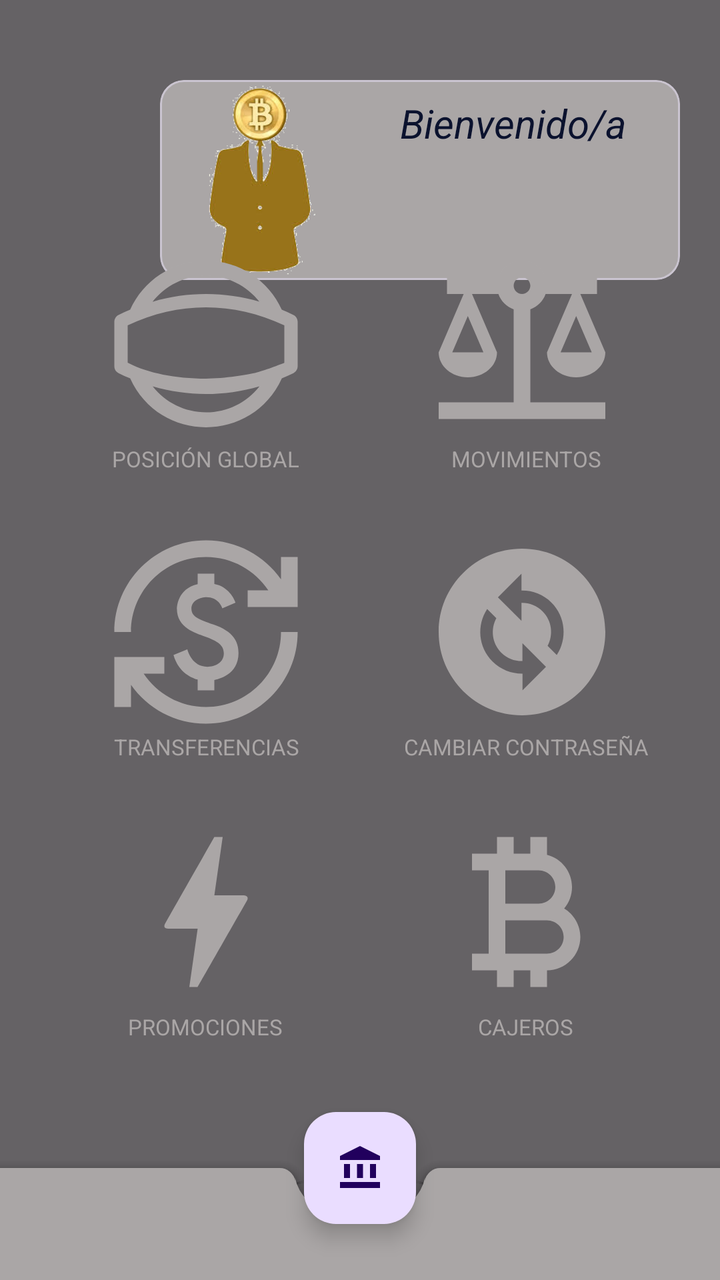
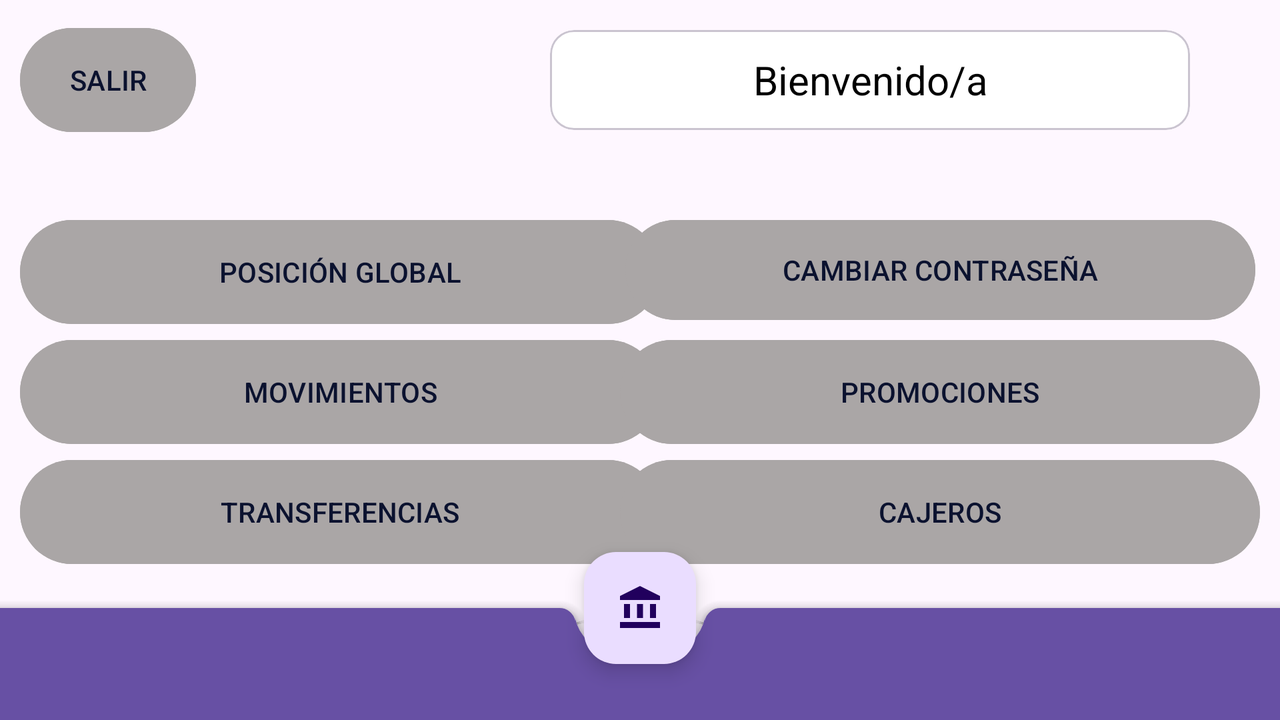

Compare how this app lays out the same screen by default and in its alternative resource folder. The renders come first, then the two layout files and the values they reference.
<!-- AndroidManifest.xml: application theme Theme.Banco_ALVIGA -->
<!-- res/layout/activity_main.xml -->
<?xml version="1.0" encoding="utf-8"?>
<androidx.drawerlayout.widget.DrawerLayout xmlns:android="http://schemas.android.com/apk/res/android"
    xmlns:app="http://schemas.android.com/apk/res-auto"
    xmlns:tools="http://schemas.android.com/tools"
    android:layout_width="match_parent"
    android:id="@+id/main"
    android:layout_height="match_parent"
    tools:context=".Activities.LoginActivity"
    android:background="@drawable/bitbackground"
    android:fitsSystemWindows="true"
    tools:openDrawer="start">


    <View
        android:id="@+id/view2"
        android:layout_width="match_parent"
        android:layout_height="match_parent"
        android:alpha="0.6"
        android:background="@color/black"
        tools:layout_editor_absoluteX="0dp"
        tools:layout_editor_absoluteY="0dp">

    </View>


    <androidx.coordinatorlayout.widget.CoordinatorLayout
        android:layout_width="match_parent"
        android:layout_height="match_parent">



        <com.google.android.material.bottomappbar.BottomAppBar
            android:id="@+id/bottomAppBar"
            style="@style/Widget.MaterialComponents.BottomAppBar.Colored"
            android:layout_width="match_parent"
            android:layout_height="wrap_content"
            android:layout_gravity="bottom"
            android:backgroundTint="@color/mygrey"
            app:navigationIcon="@drawable/ic_menu">

        </com.google.android.material.bottomappbar.BottomAppBar>

        <com.google.android.material.floatingactionbutton.FloatingActionButton
            android:layout_width="wrap_content"
            android:layout_height="wrap_content"
            android:contentDescription="@string/bottom_bank"
            android:src="@drawable/baseline_account_balance_24"
            app:layout_anchor="@id/bottomAppBar">

        </com.google.android.material.floatingactionbutton.FloatingActionButton>

        <com.google.android.material.card.MaterialCardView
            android:id="@+id/materialCardView"
            android:layout_width="260sp"
            android:layout_height="100sp"
            android:layout_marginStart="80dp"
            android:layout_marginTop="40dp"
            android:backgroundTint="#AAA6A6"
            android:elevation="5dp">


            <ImageView
                android:id="@+id/imageView"
                android:layout_width="100dp"
                android:layout_height="wrap_content"
                app:srcCompat="@drawable/image_with_gray_background" />

            <TextView
                android:id="@+id/tvBienvenido"
                android:layout_width="wrap_content"
                android:layout_height="wrap_content"
                android:layout_marginStart="120dp"
                android:textStyle="italic"
                android:layout_marginTop="8dp"
                android:text="@string/bienvenido_a"
                android:textColor="#0B122E"
                android:textSize="20dp" />

            <TextView
                android:id="@+id/tvTotal"
                android:layout_width="wrap_content"
                android:layout_height="wrap_content"
                android:layout_marginStart="120dp"
                android:layout_marginTop="63dp"
                android:textSize="20dp"
                android:textColor="#0D1732">

            </TextView>

        </com.google.android.material.card.MaterialCardView>

        <androidx.constraintlayout.widget.ConstraintLayout
            android:id="@+id/constraintLayout"
            android:layout_width="320sp"
            android:layout_height="404dp"
            android:layout_gravity="center">


            <ImageButton
                android:id="@+id/buttonposition"
                android:layout_width="100dp"
                android:layout_height="100dp"
                android:layout_marginTop="4dp"
                android:background="#00000000"
                android:scaleType="centerCrop"
                android:src="@drawable/baseline_panorama_photosphere_24"
                app:layout_constraintEnd_toEndOf="parent"
                app:layout_constraintHorizontal_bias="0.15"
                app:layout_constraintStart_toStartOf="parent"
                app:layout_constraintTop_toTopOf="parent" />

            <TextView
                android:id="@+id/textView16"
                android:layout_width="wrap_content"
                android:layout_height="wrap_content"
                android:layout_marginStart="36dp"
                android:text="@string/posicionGlobal"
                android:textSize="11dp"
                app:layout_constraintStart_toStartOf="parent"
                app:layout_constraintTop_toBottomOf="@+id/buttonposition">

            </TextView>


            <ImageButton
                android:id="@+id/buttonmovimientos"
                android:layout_width="100dp"
                android:layout_height="100dp"
                android:background="#00000000"
                android:scaleType="centerCrop"
                android:src="@drawable/baseline_balance_24"
                app:layout_constraintEnd_toEndOf="parent"
                app:layout_constraintHorizontal_bias="0.868"
                app:layout_constraintStart_toStartOf="parent"
                app:layout_constraintTop_toTopOf="@id/buttonposition" />


            <TextView
                android:layout_width="wrap_content"
                android:layout_height="wrap_content"
                android:layout_marginStart="76dp"
                android:text="@string/movimientos"
                android:textSize="11dp"
                app:layout_constraintStart_toEndOf="@+id/textView16"
                app:layout_constraintTop_toBottomOf="@+id/buttonmovimientos">

            </TextView>

            <ImageButton
                android:id="@+id/buttontransferencias"
                android:layout_width="100dp"
                android:layout_height="100dp"
                android:layout_marginTop="144dp"
                android:background="#00000000"
                android:scaleType="centerCrop"
                android:src="@drawable/baseline_currency_exchange_24"
                app:layout_constraintEnd_toEndOf="parent"
                app:layout_constraintHorizontal_bias="0.15"
                app:layout_constraintStart_toStartOf="parent"
                app:layout_constraintTop_toTopOf="@id/buttonmovimientos" />

            <TextView
                android:layout_width="wrap_content"
                android:layout_height="wrap_content"
                android:layout_marginStart="37dp"
                android:text="@string/transferencias"
                android:textSize="11dp"
                app:layout_constraintStart_toStartOf="parent"
                app:layout_constraintTop_toBottomOf="@+id/buttontransferencias">

            </TextView>


            <ImageButton
                android:id="@+id/buttoncambiarContra"
                android:layout_width="100dp"
                android:layout_height="100sp"
                android:layout_marginTop="144dp"
                android:background="#00000000"
                android:scaleType="centerCrop"
                android:src="@drawable/baseline_change_circle_24"
                app:layout_constraintEnd_toEndOf="parent"
                app:layout_constraintHorizontal_bias="0.868"
                app:layout_constraintStart_toStartOf="parent"
                app:layout_constraintTop_toTopOf="@id/buttonmovimientos" />

            <TextView
                android:layout_width="wrap_content"
                android:layout_height="wrap_content"
                android:layout_marginStart="182dp"
                android:text="@string/cambiar_contrase_a"
                android:textSize="11dp"
                app:layout_constraintStart_toStartOf="parent"
                app:layout_constraintTop_toBottomOf="@+id/buttoncambiarContra">

            </TextView>

            <ImageButton
                android:id="@+id/buttonpromociones"
                android:layout_width="100dp"
                android:layout_height="100sp"
                android:layout_marginTop="140dp"
                android:background="#00000000"
                android:scaleType="centerCrop"
                android:src="@drawable/baseline_bolt_24"
                app:layout_constraintEnd_toEndOf="parent"
                app:layout_constraintHorizontal_bias="0.15"
                app:layout_constraintStart_toStartOf="parent"
                app:layout_constraintTop_toTopOf="@id/buttoncambiarContra" />

            <TextView
                android:layout_width="wrap_content"
                android:layout_height="wrap_content"
                android:layout_marginStart="44dp"
                android:text="@string/promociones"
                android:textSize="11dp"
                app:layout_constraintStart_toStartOf="parent"
                app:layout_constraintTop_toBottomOf="@+id/buttonpromociones">

            </TextView>

            <ImageButton
                android:id="@+id/buttoncajeros"
                android:layout_width="100dp"
                android:layout_height="100sp"
                android:background="#00000000"
                android:scaleType="centerCrop"
                android:src="@drawable/baseline_currency_bitcoin_24"
                app:layout_constraintEnd_toEndOf="parent"
                app:layout_constraintHorizontal_bias="0.868"
                app:layout_constraintStart_toStartOf="parent"
                app:layout_constraintTop_toTopOf="@id/buttonpromociones" />

            <TextView
                android:layout_width="wrap_content"
                android:layout_height="wrap_content"
                android:layout_marginStart="219dp"
                android:text="@string/cajeros"
                android:textSize="11dp"
                app:layout_constraintStart_toStartOf="parent"
                app:layout_constraintTop_toBottomOf="@+id/buttoncajeros">

            </TextView>


        </androidx.constraintlayout.widget.ConstraintLayout>

        <ImageButton
            android:id="@+id/buttonsalir"
            android:layout_width="80dp"
            android:layout_height="80sp"
            android:layout_marginTop="670dp"
            android:src="@drawable/baseline_logout_24"
            android:scaleType="centerCrop"
            android:background="#00000000"
            android:layout_marginStart="187dp"/>


    </androidx.coordinatorlayout.widget.CoordinatorLayout>


    <com.google.android.material.navigation.NavigationView
        android:layout_width="wrap_content"
        android:layout_height="match_parent"
        android:id="@+id/nav_view"
        android:layout_gravity="start"
        app:headerLayout="@layout/nav_header"
        app:menu="@menu/menu"
        app:itemIconTint="@color/mygrey"
        android:background="#00041D"
        app:itemTextColor="@color/mygrey">

    </com.google.android.material.navigation.NavigationView>



</androidx.drawerlayout.widget.DrawerLayout>
<!-- res/layout/nav_header.xml (included above) -->
<?xml version="1.0" encoding="utf-8"?>
<LinearLayout xmlns:android="http://schemas.android.com/apk/res/android"
    xmlns:tools="http://schemas.android.com/tools"
    android:orientation="vertical"
    android:layout_width="match_parent"
    android:layout_height="280dp"
    android:gravity="bottom"
    android:background="@drawable/bitbackground">

    <TextView
        android:id="@+id/username"
        android:layout_width="wrap_content"
        android:layout_height="wrap_content"
        tools:text="Username"
        android:layout_marginBottom="-22dp"
        android:layout_marginStart="60dp"
        android:textStyle="bold"
        android:textSize="20dp">

    </TextView>

    <ImageView
        android:layout_width="40dp"
        android:layout_height="40dp"
        android:src="@drawable/rounded_bitcoinpig"
        android:layout_marginStart="10dp"
        android:layout_marginBottom="-22dp">

    </ImageView>

    <TextView
        android:layout_width="wrap_content"
        android:layout_height="wrap_content"
        android:text="BitBank "
        android:textStyle="italic"
        android:textSize="17dp"
        android:textColor="@color/mygrey"
        android:layout_marginStart="60dp"
        android:layout_marginBottom="14dp"
        >

    </TextView>

    <LinearLayout
        android:layout_width="match_parent"
        android:layout_height="2dp"
        android:background="@color/mygrey">

    </LinearLayout>


</LinearLayout>
<!-- resources referenced by this layout -->
<resources>
  <color name="black">#FF000000</color>
  <color name="mygrey">#AAA6A6</color>
  <!-- drawable baseline_balance_24 (drawable) -->
  <vector xmlns:android="http://schemas.android.com/apk/res/android" android:height="24dp" android:tint="#AAA6A6" android:viewportHeight="24" android:viewportWidth="24" android:width="24dp">
        
      <path android:fillColor="@android:color/white" android:pathData="M13,7.83c0.85,-0.3 1.53,-0.98 1.83,-1.83H18l-3,7c0,1.66 1.57,3 3.5,3s3.5,-1.34 3.5,-3l-3,-7h2V4h-6.17C14.42,2.83 13.31,2 12,2S9.58,2.83 9.17,4L3,4v2h2l-3,7c0,1.66 1.57,3 3.5,3S9,14.66 9,13L6,6h3.17c0.3,0.85 0.98,1.53 1.83,1.83V19H2v2h20v-2h-9V7.83zM20.37,13h-3.74l1.87,-4.36L20.37,13zM7.37,13H3.63L5.5,8.64L7.37,13zM12,6c-0.55,0 -1,-0.45 -1,-1c0,-0.55 0.45,-1 1,-1s1,0.45 1,1C13,5.55 12.55,6 12,6z"/>
      
  </vector>
  <!-- drawable baseline_bolt_24 (drawable) -->
  <vector xmlns:android="http://schemas.android.com/apk/res/android" android:height="24dp" android:tint="#AAA6A6" android:viewportHeight="24" android:viewportWidth="24" android:width="24dp">
        
      <path android:fillColor="@android:color/white" android:pathData="M11,21h-1l1,-7H7.5c-0.58,0 -0.57,-0.32 -0.38,-0.66 0.19,-0.34 0.05,-0.08 0.07,-0.12C8.48,10.94 10.42,7.54 13,3h1l-1,7h3.5c0.49,0 0.56,0.33 0.47,0.51l-0.07,0.15C12.96,17.55 11,21 11,21z"/>
      
  </vector>
  <!-- drawable baseline_currency_bitcoin_24 (drawable) -->
  <vector xmlns:android="http://schemas.android.com/apk/res/android" android:height="24dp" android:tint="#AAA6A6" android:viewportHeight="24" android:viewportWidth="24" android:width="24dp">
        
      <path android:fillColor="@android:color/white" android:pathData="M17.06,11.57C17.65,10.88 18,9.98 18,9c0,-1.86 -1.27,-3.43 -3,-3.87L15,3h-2v2h-2V3H9v2H6v2h2v10H6v2h3v2h2v-2h2v2h2v-2c2.21,0 4,-1.79 4,-4C19,13.55 18.22,12.27 17.06,11.57zM10,7h4c1.1,0 2,0.9 2,2s-0.9,2 -2,2h-4V7zM15,17h-5v-4h5c1.1,0 2,0.9 2,2S16.1,17 15,17z"/>
      
  </vector>
  <!-- drawable baseline_logout_24 (drawable) -->
  <vector xmlns:android="http://schemas.android.com/apk/res/android" android:autoMirrored="true" android:height="24dp" android:tint="#AAA6A6" android:viewportHeight="24" android:viewportWidth="24" android:width="24dp">
        
      <path android:fillColor="@android:color/white" android:pathData="M17,7l-1.41,1.41L18.17,11H8v2h10.17l-2.58,2.58L17,17l5,-5zM4,5h8V3H4c-1.1,0 -2,0.9 -2,2v14c0,1.1 0.9,2 2,2h8v-2H4V5z"/>
      
  </vector>
  <string name="bienvenido_a">Bienvenido/a</string>
  <string name="bottom_bank">bottom_Bank</string>
  <string name="cajeros">CAJEROS</string>
  <string name="cambiar_contrase_a">CAMBIAR CONTRASEÑA</string>
  <string name="movimientos">MOVIMIENTOS</string>
  <string name="posicionGlobal">POSICIÓN GLOBAL</string>
  <string name="promociones">PROMOCIONES</string>
  <string name="transferencias">TRANSFERENCIAS</string>
  <style name="Theme.Banco_ALVIGA" parent="Base.Theme.Banco_ALVIGA" />
  <style name="Base.Theme.Banco_ALVIGA" parent="Theme.Material3.DayNight.NoActionBar">
  
          <item name="android:textColor">#AAA6A6</item>
          <item name="editTextColor">@color/white</item>
          <item name="android:editTextColor">@color/white</item>
          <item name="colorSecondary">#AAA6A6</item>
          <item name="colorAccent">#AAA6A6</item>
          <item name="android:statusBarColor">#00010B</item>
  
  
      </style>
  <color name="white">#FFFFFFFF</color>
</resources>
<!-- res/layout-land/activity_main.xml (the repository's variant of the layout above) -->
<!-- drawn on the phone turned sideways -->
<?xml version="1.0" encoding="utf-8"?>
<androidx.coordinatorlayout.widget.CoordinatorLayout xmlns:android="http://schemas.android.com/apk/res/android"
    xmlns:app="http://schemas.android.com/apk/res-auto"
    xmlns:tools="http://schemas.android.com/tools"
    android:layout_width="match_parent"
    android:id="@+id/main"
    android:layout_height="match_parent"
    tools:context=".Activities.LoginActivity"
    android:background="@drawable/bitbackground">


    <com.google.android.material.bottomappbar.BottomAppBar
        android:id="@+id/bottomAppBar"
        style="@style/Widget.MaterialComponents.BottomAppBar.Colored"
        android:layout_width="match_parent"
        android:layout_height="wrap_content"
        android:layout_gravity="bottom"
        app:navigationIcon="@drawable/ic_menu">

    </com.google.android.material.bottomappbar.BottomAppBar>

    <com.google.android.material.floatingactionbutton.FloatingActionButton
        android:layout_width="wrap_content"
        android:layout_height="wrap_content"
        android:contentDescription="@string/bottom_bank"
        android:src="@drawable/baseline_account_balance_24"
        app:layout_anchor="@id/bottomAppBar">

    </com.google.android.material.floatingactionbutton.FloatingActionButton>

    <com.google.android.material.card.MaterialCardView
        android:id="@+id/materialCardView"
        android:layout_width="320sp"
        android:layout_height="50sp"
        android:layout_marginStart="275dp"
        android:layout_marginTop="15dp"
        android:backgroundTint="@android:color/white">


        <ImageView
            android:id="@+id/imageView"
            android:layout_width="100dp"
            android:layout_height="wrap_content"
            app:srcCompat="@drawable/imgavatar" />

        <TextView
            android:id="@+id/usuario"
            android:layout_width="wrap_content"
            android:layout_height="wrap_content"
            android:layout_gravity="center"
            android:textAlignment="center"
            android:textSize="20dp"
            android:text="@string/bienvenido_a"
            android:textColor="@color/black"/>

    </com.google.android.material.card.MaterialCardView>

    <androidx.constraintlayout.widget.ConstraintLayout
        android:layout_width="320sp"
        android:layout_height="wrap_content"
        android:layout_gravity="left"
        android:layout_marginStart="10dp"
        android:layout_marginTop="90dp">


        <Button
            android:id="@+id/buttonposition"
            android:layout_width="match_parent"
            android:layout_height="60sp"
            android:layout_marginTop="16dp"
            android:text="@string/posicionGlobal"
            android:textColor="#0B122F"
            android:backgroundTint="@color/mygrey"
            app:layout_constraintEnd_toEndOf="parent"
            app:layout_constraintHorizontal_bias="0.502"
            app:layout_constraintStart_toStartOf="parent"
            app:layout_constraintTop_toTopOf="parent" />


        <Button
            android:id="@+id/buttonmovimientos"
            android:layout_width="match_parent"
            android:layout_height="60sp"
            android:layout_marginTop="60dp"
            android:text="@string/movimientos"
            android:textColor="#0B122F"
            android:backgroundTint="@color/mygrey"
            app:layout_constraintEnd_toEndOf="parent"
            app:layout_constraintHorizontal_bias="0.0"
            app:layout_constraintStart_toStartOf="parent"
            app:layout_constraintTop_toTopOf="@id/buttonposition" />

        <Button
            android:id="@+id/buttontransferencias"
            android:layout_width="match_parent"
            android:layout_height="60sp"
            android:layout_marginTop="60dp"
            android:text="@string/transferencias"
            android:textColor="#0B122F"
            android:backgroundTint="@color/mygrey"
            app:layout_constraintEnd_toEndOf="parent"
            app:layout_constraintHorizontal_bias="0.502"
            app:layout_constraintStart_toStartOf="parent"
            app:layout_constraintTop_toTopOf="@id/buttonmovimientos" />


    </androidx.constraintlayout.widget.ConstraintLayout>

    <androidx.constraintlayout.widget.ConstraintLayout
        android:layout_width="320sp"
        android:layout_height="wrap_content"
        android:layout_gravity="right"
        android:layout_marginEnd="10dp"
        android:layout_marginTop="106dp">


        <Button
            android:id="@+id/buttoncambiarContra"
            android:layout_width="315dp"
            android:layout_height="58dp"
            android:text="@string/cambiar_contrase_a"
            android:textColor="#0B122F"
            android:backgroundTint="@color/mygrey"
            app:layout_constraintEnd_toEndOf="parent"
            app:layout_constraintHorizontal_bias="0.502"
            app:layout_constraintStart_toStartOf="parent"
            app:layout_constraintTop_toTopOf="parent" />


        <Button
            android:id="@+id/buttonpromociones"
            android:layout_width="match_parent"
            android:layout_height="60sp"
            android:layout_marginTop="60dp"
            android:text="@string/promociones"
            android:textColor="#0B122F"
            android:backgroundTint="@color/mygrey"
            app:layout_constraintEnd_toEndOf="parent"
            app:layout_constraintHorizontal_bias="0.502"
            app:layout_constraintStart_toStartOf="parent"
            app:layout_constraintTop_toTopOf="@id/buttoncambiarContra" />


        <Button
            android:id="@+id/buttoncajeros"
            android:layout_width="match_parent"
            android:layout_height="60sp"
            android:layout_marginTop="60dp"
            android:text="@string/cajeros"
            android:textColor="#0B122F"
            android:backgroundTint="@color/mygrey"
            app:layout_constraintEnd_toEndOf="parent"
            app:layout_constraintHorizontal_bias="0.502"
            app:layout_constraintStart_toStartOf="parent"
            app:layout_constraintTop_toTopOf="@id/buttonpromociones" />




    </androidx.constraintlayout.widget.ConstraintLayout>

    <Button
        android:id="@+id/buttonsalir"
        android:layout_width="wrap_content"
        android:layout_height="60sp"
        android:layout_marginStart="10dp"
        android:layout_marginTop="10dp"
        android:textColor="#0B122F"
        android:text="@string/salir"
        android:backgroundTint="@color/mygrey"
        app:layout_constraintEnd_toEndOf="parent"
        app:layout_constraintHorizontal_bias="0.502"
        app:layout_constraintStart_toStartOf="parent"
        app:layout_constraintTop_toTopOf="@id/parent" />


</androidx.coordinatorlayout.widget.CoordinatorLayout>
<!-- resources referenced by the variant -->
<!-- as the phone turned sideways resolves them -->
<resources>
  <color name="black">#FF000000</color>
  <color name="mygrey">#AAA6A6</color>
  <!-- drawable baseline_account_balance_24 (drawable) -->
  <vector xmlns:android="http://schemas.android.com/apk/res/android" android:height="24dp" android:tint="@color/black" android:viewportHeight="24" android:viewportWidth="24" android:width="24dp">
        
      <path android:fillColor="@android:color/white" android:pathData="M4,10h3v7h-3z"/>
        
      <path android:fillColor="@android:color/white" android:pathData="M10.5,10h3v7h-3z"/>
        
      <path android:fillColor="@android:color/white" android:pathData="M2,19h20v3h-20z"/>
        
      <path android:fillColor="@android:color/white" android:pathData="M17,10h3v7h-3z"/>
        
      <path android:fillColor="@android:color/white" android:pathData="M12,1l-10,5l0,2l20,0l0,-2z"/>
      
  </vector>
  <string name="bienvenido_a">Bienvenido/a</string>
  <string name="bottom_bank">bottom_Bank</string>
  <string name="cajeros">CAJEROS</string>
  <string name="cambiar_contrase_a">CAMBIAR CONTRASEÑA</string>
  <string name="movimientos">MOVIMIENTOS</string>
  <string name="posicionGlobal">POSICIÓN GLOBAL</string>
  <string name="promociones">PROMOCIONES</string>
  <string name="salir">SALIR</string>
  <string name="transferencias">TRANSFERENCIAS</string>
  <style name="Theme.Banco_ALVIGA" parent="Base.Theme.Banco_ALVIGA" />
  <style name="Base.Theme.Banco_ALVIGA" parent="Theme.Material3.DayNight.NoActionBar">
  
          <item name="android:textColor">#AAA6A6</item>
          <item name="editTextColor">@color/white</item>
          <item name="android:editTextColor">@color/white</item>
          <item name="colorSecondary">#AAA6A6</item>
          <item name="colorAccent">#AAA6A6</item>
          <item name="android:statusBarColor">#00010B</item>
  
  
      </style>
  <color name="white">#FFFFFFFF</color>
</resources>
